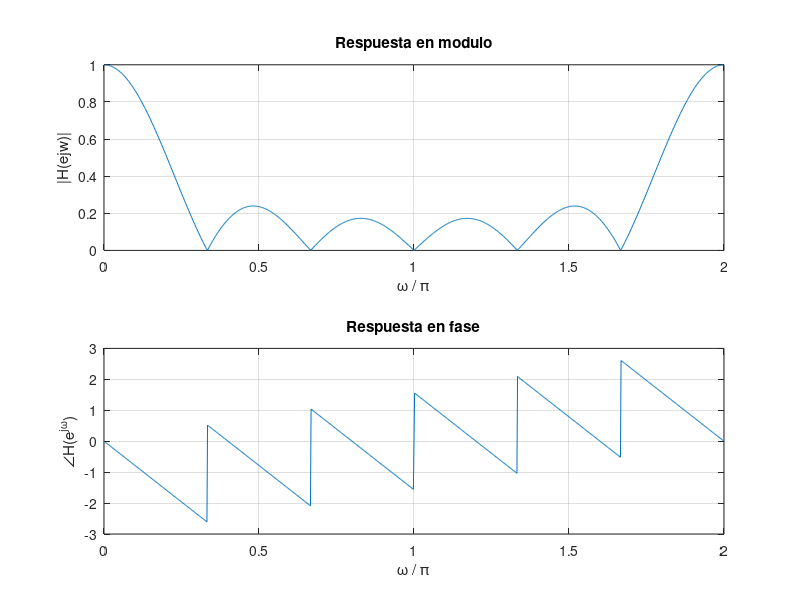
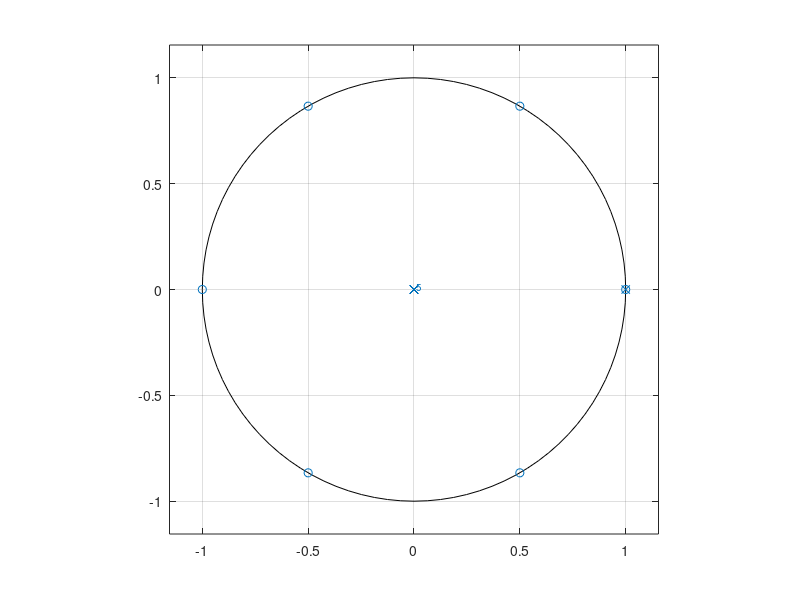
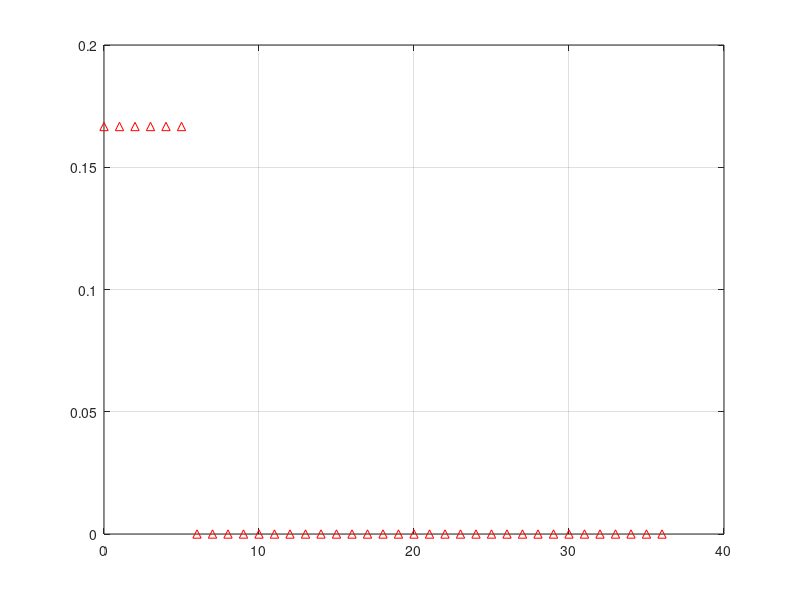

Source code (MATLAB) for these figures, in order:
clear 
close all
clc

L = 5;

B = zeros(1,L+2);

B(1) = 1;
B(L+2) = -1;
B = B * 1/(L+1);

A = [1 -1];

[H,w] = freqz(B,A,1024,"whole");

tf(B,A,-1)

F1 = figure(1);
set(F1,'position',[80 130 900 550],'Menubar','figure',...
        'NumberTitle','off','name',...
        'Filtro de Media Movil con L = 5 : Respuesta en Modulo y Fase');

subplot(2,1,1)
plot(w/pi,abs(H));
grid on;
title('Respuesta en modulo')
xlabel('\omega / \pi')
ylabel('|H(e{jw})|')
subplot(2,1,2)
plot(w/pi,angle(H));
grid on;
title('Respuesta en fase')
xlabel('\omega / \pi')
ylabel('∠H(e^{j\omega})')

F2 = figure(2);
set(F2,'position',[80 130 900 550],'Menubar','figure',...
        'NumberTitle','off','name',...
        'Filtro de Media Movil con L = 5 : Diagrama de polos y ceros');

zplane(B,A);
grid on;


F3 = figure(3);
set(F3,'position',[80 130 900 550],'Menubar','figure',...
        'NumberTitle','off','name',...
        'Filtro de Media Movil con L = 5 : Respuesta al impulso');

impz(B,A);
grid on;
